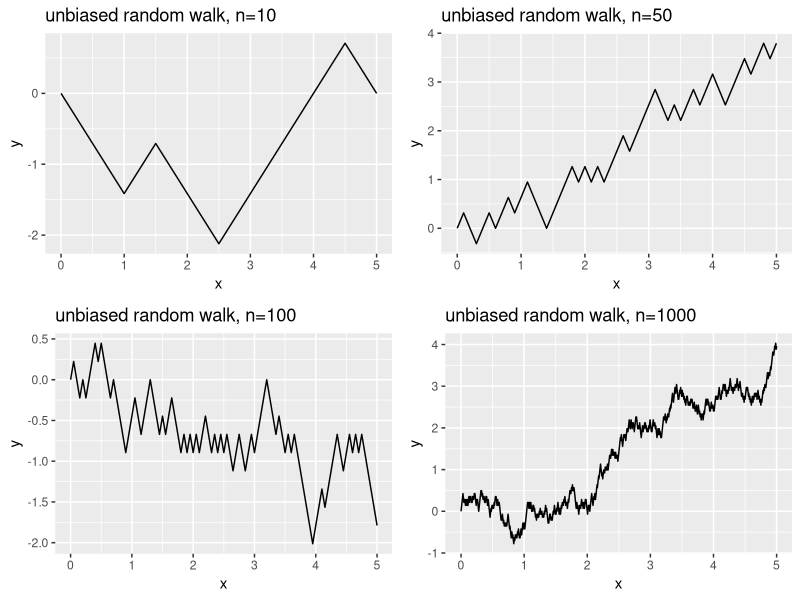
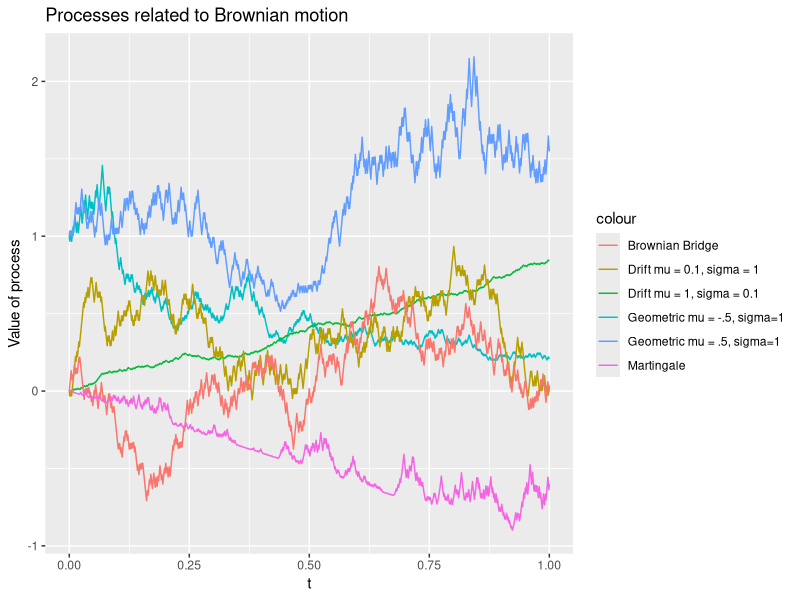

Reproduce these figures in R, in order.
## ---- chunk 1
knitr::opts_chunk$set(echo = TRUE)
## ---- chunk 2
library(ggplot2)
#______________________________________________________
#Part 1

Sn <- function(n,T = 5){
  # Create function that produces random walk with step size sqrt(T/n)
  stepsize <- sqrt(T/n)
  Z <- rbinom(n+1,1,0.5)
  Z[Z==1] <- stepsize
  Z[Z==0] <- -stepsize
  X <- rep(0,n+1)
  for ( i in 1:n+1) { 
    X[i] = X[i-1] + Z[i] }
  return(X)
}

# Now plot the process Sn(t) for n = 10,50,100,1000
y1 <- Sn(10)
x1 <- seq(0,5,length.out = length(y1))
dd1 <- as.data.frame(x1)
dd1 <- cbind(dd1,y1)
q1 <- ggplot(data=dd1, aes(x=x1)) + 
  geom_line(aes(y=y1)) +
  ggtitle("unbiased random walk, n=10")+
  ylab("y") +xlab ("x") 


y2 <- Sn(50)
x2 <- seq(0,5,length.out = length(y2))
dd2 <- as.data.frame(x2)
dd2 <- cbind(dd2,y2)
q2 <- ggplot(data=dd2, aes(x=x2)) + 
  geom_line(aes(y=y2)) +
  ggtitle("unbiased random walk, n=50")+
  ylab("y") +xlab ("x") 


y3 <- Sn(100)
x3 <- seq(0,5,length.out = length(y3))
dd3 <- as.data.frame(x3)
dd3 <- cbind(dd3,y3)
q3 <- ggplot(data=dd3, aes(x=x3)) + 
  geom_line(aes(y=y3)) +
  ggtitle("unbiased random walk, n=100")+
  ylab("y") +xlab ("x") 


y4 <- Sn(1000)
x4 <- seq(0,5,length.out = length(y4))
dd4 <- as.data.frame(x4)
dd4 <- cbind(dd4,y4)
q4 <- ggplot(data=dd4, aes(x=x4)) + 
  geom_line(aes(y=y4)) +
  ggtitle("unbiased random walk, n=1000")+
  ylab("y") +xlab ("x") 

multiplot <- function(..., plotlist=NULL, file, cols=1, layout=NULL) {
  library(grid)
  
  # Make a list from the ... arguments and plotlist
  plots <- c(list(...), plotlist)
  
  numPlots = length(plots)
  
  # If layout is NULL, then use 'cols' to determine layout
  if (is.null(layout)) {
    # Make the panel
    # ncol: Number of columns of plots
    # nrow: Number of rows needed, calculated from # of cols
    layout <- matrix(seq(1, cols * ceiling(numPlots/cols)),
                     ncol = cols, nrow = ceiling(numPlots/cols))
  }
  
  if (numPlots==1) {
    print(plots[[1]])
    
  } else {
    # Set up the page
    grid.newpage()
    pushViewport(viewport(layout = grid.layout(nrow(layout), ncol(layout))))
    
    # Make each plot, in the correct location
    for (i in 1:numPlots) {
      # Get the i,j matrix positions of the regions that contain this subplot
      matchidx <- as.data.frame(which(layout == i, arr.ind = TRUE))
      
      print(plots[[i]], vp = viewport(layout.pos.row = matchidx$row,
                                      layout.pos.col = matchidx$col))
    }
  }
}

multiplot(q1,q3,q2,q4, cols=2)
## ---- chunk 3
#______________________________________________________
#Part 2

geometric.brownian <- function(n,T,sigma,mu){
  B <- Sn(n,T)
  t <- seq(0,T,length.out = n+1)
  X <- sigma * B + mu * t
  return(exp(X))
}

brownian.drift <- function(n,T,sigma,mu){
  B <- Sn(n,T)
  t <- seq(0,T,length.out = n+1)
  X <- sigma * B + mu * t
  return(X)
}

brownian.bridge <- function(n,T){
  B <- Sn(n,T)
  t <- seq(0,1,length.out = n+1)
  X <- B - t * B[n]
}

martingale <- function(n,T) {
  B <- Sn(n,T)
  t <- seq(0,T,length.out = n+1)
  return(B^2 - t)
}

n <- 1000; T <- 1; t <- seq(0,T,length.out = n+1)

simulations <- as.data.frame( 
cbind( t,geometric.brownian(n,T,sigma = 1, mu = -0.5),
geometric.brownian(n,T,sigma = 1, mu =0.5),brownian.drift(n,T,sigma = 0.1, mu = 1), 
brownian.drift(n,T,sigma = 1, mu = 0.1), brownian.bridge(n,T), martingale(n,T)
  ))

ggplot(data = simulations,aes(x=t,y=V2)) + 
  labs(x='t', y='Value of process', title = 'Processes related to Brownian motion') +
  geom_line(aes(x=t,y=V2,colour='Geometric mu = -.5, sigma=1')) + 
  geom_line(aes(x=t,y=V3,colour='Geometric mu = .5, sigma=1')) + 
  geom_line(aes(x=t,y=V4,colour='Drift mu = 1, sigma = 0.1')) + 
  geom_line(aes(x=t,y=V5,colour='Drift mu = 0.1, sigma = 1')) +
  geom_line(aes(x=t,y=V6,colour='Brownian Bridge')) +
  geom_line(aes(x=t,y=V7,colour='Martingale'))
